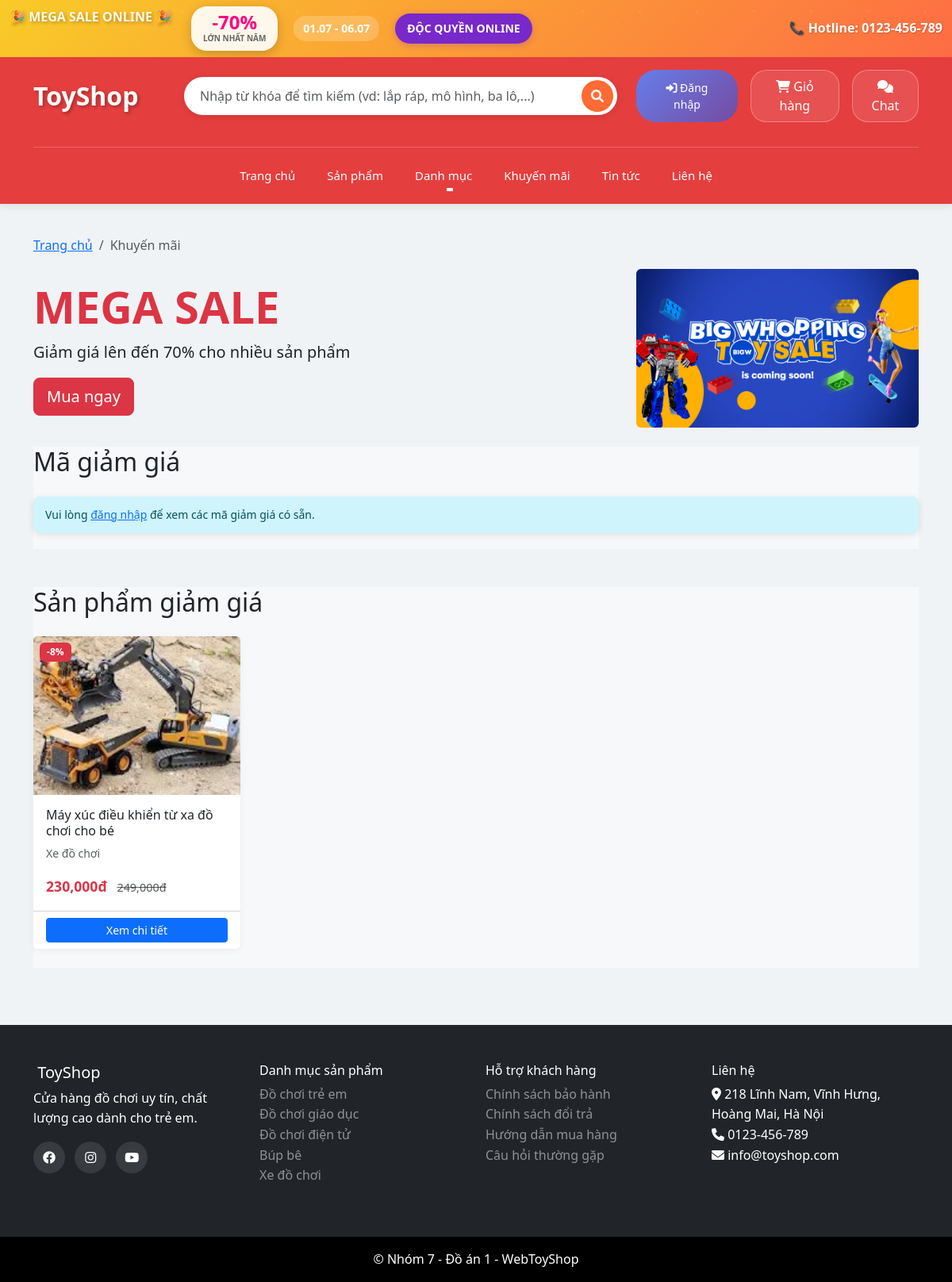
The app's page /promotions.php with its own data.
### tables this page shows
CREATE TABLE `products` (
  `id` int(11) NOT NULL,
  `name` varchar(200) NOT NULL,
  `description` text DEFAULT NULL,
  `price` decimal(10,2) NOT NULL,
  `sale_price` decimal(10,2) DEFAULT NULL,
  `category_id` int(11) DEFAULT NULL,
  `image` varchar(255) DEFAULT NULL,
  `stock_quantity` int(11) DEFAULT 0,
  `status` enum('active','inactive') DEFAULT 'active',
  `featured` tinyint(1) DEFAULT 0,
  `created_at` timestamp NOT NULL DEFAULT current_timestamp()
);

CREATE TABLE `categories` (
  `id` int(11) NOT NULL,
  `name` varchar(100) NOT NULL,
  `description` text DEFAULT NULL,
  `image` varchar(255) DEFAULT NULL,
  `status` enum('active','inactive') DEFAULT 'active',
  `created_at` timestamp NOT NULL DEFAULT current_timestamp()
);

### config/database.php (called while the page is built, shortened)
<?php
$conn = new mysqli(DB_HOST, DB_USER, DB_PASS, DB_NAME);
$conn->set_charset("utf8mb4");
function executeQuery($sql, $params = []) {
    global $conn;
    $stmt = $conn->prepare($sql);
    if (!$stmt->execute()) {
        error_log("Execute failed: " . $stmt->error);
        $stmt->close();
        return false;
    }
    if (strpos(strtoupper($sql), 'SELECT') === 0) {
        $result = $stmt->get_result();
        return $result;
    }
    return true;
}
function fetchAll($sql, $params = []) {
    $result = executeQuery($sql, $params);
    $data = [];
    if ($result && $result !== true) {
        while ($row = $result->fetch_assoc()) {
            $data[] = $row;
        }
    }
    return $data;
}
?>

### promotions.php (the view, shortened to what this page needs)
<?php
include 'includes/header.php';
$saleProducts = fetchAll("SELECT p.*, c.name as category_name
                         FROM products p
                         LEFT JOIN categories c ON p.category_id = c.id
                         WHERE p.sale_price > 0
                         AND p.status = 'active'
                         ORDER BY (p.price - p.sale_price)/p.price DESC
                         LIMIT 12");
?>
<div class="container py-4">
    <nav aria-label="breadcrumb">
        <ol class="breadcrumb">
            <li class="breadcrumb-item"><a href="index.php">Trang chủ</a></li>
            <li class="breadcrumb-item active">Khuyến mãi</li>
        </ol>
    </nav>
    <div class="promo-banner-large mb-4">
        <div class="row align-items-center">
            <div class="col-md-8">
                <h1 class="display-4 text-danger fw-bold">MEGA SALE</h1>
                <p class="lead">Giảm giá lên đến 70% cho nhiều sản phẩm</p>
                <a href="products.php" class="btn btn-danger btn-lg">Mua ngay</a>
            </div>
            <div class="col-md-4">
                <img src="assets/img/banners/sale.jpg" alt="Mega Sale" class="img-fluid rounded">
            </div>
        </div>
    </div>
    <section class="discount-codes mb-5">
        <h2 class="section-title mb-4">Mã giảm giá</h2>
        <div class="row">
            <?php if (!isset($_SESSION['customer_id'])): ?>
                <div class="col-12">
                    <div class="alert alert-info">
                        Vui lòng <a href="login.php">đăng nhập</a> để xem các mã giảm giá có sẵn.
                    </div>
                </div>
            <?php endif; ?>
        </div>
    </section>
    <section class="sale-products">
        <h2 class="section-title mb-4">Sản phẩm giảm giá</h2>
        <div class="row">
            <?php if (empty($saleProducts)): ?>
                <div class="col-12">
                    <div class="alert alert-info">
                        Hiện tại chưa có sản phẩm nào đang giảm giá.
                    </div>
                </div>
            <?php else: ?>
                <?php foreach ($saleProducts as $product): ?>
                    <div class="col-md-3 mb-4">
                        <div class="product-card card h-100">
                            <div class="product-image">
                                <img src="assets/img/<?= $product['image'] ?: 'default.jpg' ?>"
                                     class="card-img-top" alt="<?= htmlspecialchars($product['name']) ?>">
                                <span class="badge bg-danger position-absolute top-0 start-0 m-2">
                                    -<?= round((($product['price'] - $product['sale_price']) / $product['price']) * 100) ?>%
                                </span>
                            </div>
                            <div class="card-body">
                                <h6 class="card-title"><?= htmlspecialchars($product['name']) ?></h6>
                                <p class="card-text text-muted small"><?= htmlspecialchars($product['category_name']) ?></p>
                                <div class="price">
                                    <span class="sale-price text-danger fw-bold">
                                        <?= number_format($product['sale_price']) ?>đ
                                    </span>
                                    <span class="original-price text-muted text-decoration-line-through ms-2">
                                        <?= number_format($product['price']) ?>đ
                                    </span>
                                </div>
                            </div>
                            <div class="card-footer bg-transparent">
                                <a href="product_detail.php?id=<?= $product['id'] ?>"
                                   class="btn btn-primary btn-sm w-100">
                                    Xem chi tiết
                                </a>
                            </div>
                        </div>
                    </div>
                <?php endforeach; ?>
            <?php endif; ?>
        </div>
    </section>
</div>
<?php include 'includes/footer.php'; ?>

### includes/footer.php (shortened to what this page needs)
    <footer class="footer bg-dark text-white mt-5">
        <div class="container py-5">
            <div class="row">
                <div class="col-md-3">
                    <h5><i class="fas fa-toy-brick"></i> ToyShop</h5>
                    <p>Cửa hàng đồ chơi uy tín, chất lượng cao dành cho trẻ em.</p>
                    <div class="social-links">
                        <a href="#" class="text-white me-2"><i class="fab fa-facebook"></i></a>
                        <a href="#" class="text-white me-2"><i class="fab fa-instagram"></i></a>
                        <a href="#" class="text-white me-2"><i class="fab fa-youtube"></i></a>
                    </div>
                </div>
                <div class="col-md-3">
                    <h6>Danh mục sản phẩm</h6>
                    <ul class="list-unstyled">
                        <?php
                        $categories = fetchAll("SELECT * FROM categories WHERE status = 'active' LIMIT 5");
                        foreach ($categories as $category):
                        ?>
                            <li><a href="category.php?id=<?php echo $category['id']; ?>" class="text-white-50"><?php echo $category['name']; ?></a></li>
                        <?php endforeach; ?>
                    </ul>
                </div>
                <div class="col-md-3">
                    <h6>Hỗ trợ khách hàng</h6>
                    <ul class="list-unstyled">
                        <li><a href="#" class="text-white-50">Chính sách bảo hành</a></li>
                        <li><a href="#" class="text-white-50">Chính sách đổi trả</a></li>
                        <li><a href="#" class="text-white-50">Hướng dẫn mua hàng</a></li>
                        <li><a href="#" class="text-white-50">Câu hỏi thường gặp</a></li>
                    </ul>
                </div>
                <div class="col-md-3">
                    <h6>Liên hệ</h6>
                    <ul class="list-unstyled">
                        <li><i class="fas fa-map-marker-alt"></i> 218 Lĩnh Nam, Vĩnh Hưng, Hoàng Mai, Hà Nội</li>
                        <li><i class="fas fa-phone"></i> 0123-456-789</li>
                        <li><i class="fas fa-envelope"></i> info@toyshop.com</li>
                    </ul>
                </div>
            </div>
        </div>
        <div class="footer-bottom bg-black py-3">
            <div class="container">
                <div class="row align-items-center">
                    <div class="col-12 text-center">
                        <p class="mb-0">&copy; Nhóm 7 - Đồ án 1 - WebToyShop</p>
                    </div>
                </div>
            </div>
        </div>
    </footer>
</body>
</html>

### assets/css/style.css (style rules this page uses)
:root { --primary-color: #007bff; --secondary-color: #6c757d; --success-color: #28a745; --danger-color: #dc3545; --warning-color: #ffc107; --info-color: #17a2b8; --light-color: #da4167; --dark-color: #343a40; --bg-color: #f7f8f9; }
body { font-family: "Segoe UI", Tahoma, Geneva, Verdana, sans-serif; line-height: 1.6; background-color: var(--bg-color); }
.product-card { transition: all 0.3s ease; border: none; box-shadow: 0 2px 10px rgba(0, 0, 0, 0.1); }
.product-image { position: relative; overflow: hidden; }
.product-image img { transition: transform 0.3s ease; height: 200px; object-fit: cover; }
.price .sale-price { color: var(--danger-color); font-weight: bold; font-size: 1.1em; }
.price .original-price { font-size: 0.9em; }
.footer { margin-top: auto; }
.social-links a { display: inline-block; width: 40px; height: 40px; line-height: 40px; text-align: center; border-radius: 50%; background: rgba(255, 255, 255, 0.1); transition: all 0.3s ease; }
.alert { border: none; border-radius: 10px; box-shadow: 0 2px 10px rgba(0, 0, 0, 0.1); }
.card { transition: all 0.3s ease; }
.badge { font-size: 0.75em; padding: 0.5em 0.75em; }
.card, .product-card, .category-card .card, .account-card { background-color: #ffffff; box-shadow: 0 2px 10px rgba(0, 0, 0, 0.05); }
section { background-color: var(--bg-color) !important; }

### assets/css/custom.css (style rules this page uses)
body { background-color: #f0f3f5; }
.card, .product-card, .category-card .card, .account-card { background-color: #ffffff; box-shadow: 0 2px 10px rgba(0, 0, 0, 0.05); }
section { background-color: transparent; }

### assets/css/auth-modal.css (style rules this page uses)
.alert { border: none; border-radius: 8px; padding: 12px 15px; margin-bottom: 20px; font-size: 14px; }

### includes/footer.php (style rules this page uses)
.footer a { text-decoration: none !important; }

### records on screen
products: image (picture), (($product['price'] - $product['sale_price']) / $product['price']) * 100 "8", name "Máy xúc điều khiển từ xa đồ chơi cho bé", category.name "Xe đồ chơi", sale_price "230,000", price "249,000"
categories: name "Đồ chơi trẻ em"
categories: name "Đồ chơi giáo dục"
categories: name "Đồ chơi điện tử"
categories: name "Búp bê"
categories: name "Xe đồ chơi"
